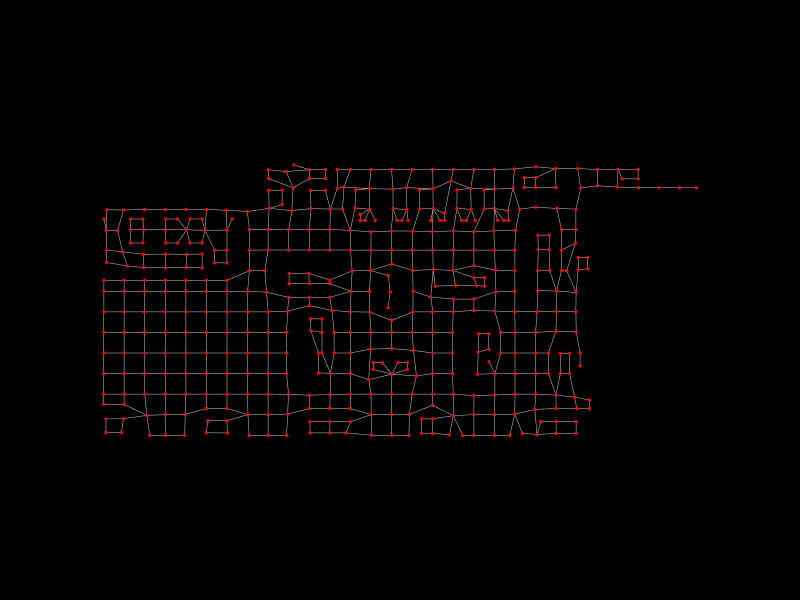

Notebook code cell kept with this figure:
### Code cell
Topology.Show(analysis_graph,
              camera=[0,0,5],
              vertexSize=4,
              vertexColor="red",
              edgeColor="lightgrey",
              backgroundColor="black",
              width=800,
              height=600,
              renderer=renderer)

### Figure 1 — Plotly figure (JSON) as saved in the notebook; plotly's stock layout.template omitted (floating-point values rounded to 4 significant figures; data arrays with more than 128 entries replaced by an {"elided": "..."} marker saying what was removed)
{"data": [{"hoverinfo": "text", "legendgroup": "2", "legendrank": 2, "line": {"color": "lightgrey", "dash": "solid", "width": 1}, "marker": {"size": 0}, "mode": "lines", "name": "1: Untitled Graph (Edges)", "showlegend": false, "text": "", "type": "scatter3d", "x": {"elided": "2100 float values"}, "y": {"elided": "2100 float values"}, "z": {"elided": "2100 int values"}}, {"customdata": {"elided": "443 str values"}, "hoverinfo": "text", "hovertemplate": {"elided": "443 str values"}, "hovertext": {"elided": "443 str values"}, "legendgroup": "1", "legendrank": 1, "marker": {"color": {"elided": "443 str values"}, "line": {"width": 0}, "opacity": 1, "size": {"elided": "443 int values"}, "sizemode": "diameter", "symbol": "circle"}, "mode": "markers", "name": "1: Untitled Graph (Vertices)", "showlegend": false, "text": {"elided": "443 str values"}, "type": "scatter3d", "x": {"elided": "443 float values"}, "y": {"elided": "443 float values"}, "z": {"elided": "443 int values"}}], "layout": {"autosize": true, "height": 600, "margin": {"b": 40, "l": 40, "r": 40, "t": 40}, "paper_bgcolor": "#000000", "plot_bgcolor": "#000000", "scene": {"aspectmode": "data", "camera": {"center": {"x": 0, "y": 0, "z": 0}, "eye": {"x": 0, "y": 0, "z": 5}, "projection": {"type": "perspective"}, "up": {"x": 0, "y": 1, "z": 0}}, "xaxis": {"visible": false}, "yaxis": {"visible": false}, "zaxis": {"visible": false}}, "showlegend": true, "width": 800, "xaxis": {"showgrid": false, "visible": false, "zeroline": false}, "yaxis": {"showgrid": false, "visible": false, "zeroline": false}}}
